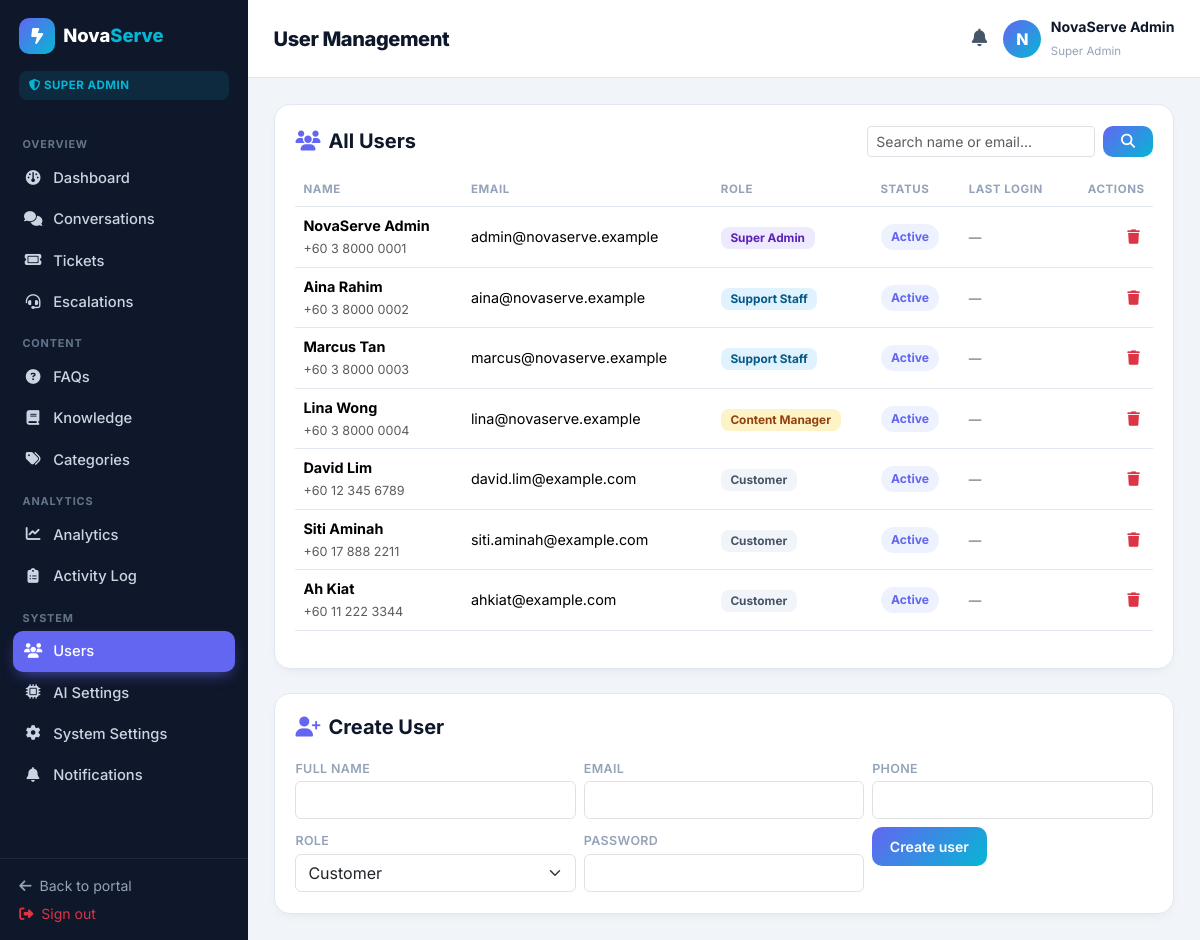
The page /admin/users.php (signed in) on the database its author committed.
### tables this page shows
CREATE TABLE users (
  id            INT UNSIGNED AUTO_INCREMENT PRIMARY KEY,
  role          ENUM('super_admin','staff','content_mgr','customer') NOT NULL DEFAULT 'customer',
  name          VARCHAR(120) NOT NULL,
  email         VARCHAR(160) NOT NULL UNIQUE,
  phone         VARCHAR(40)  NULL,
  password      VARCHAR(255) NOT NULL,
  status        ENUM('active','disabled','pending') NOT NULL DEFAULT 'active',
  last_login_at DATETIME NULL,
  created_at    DATETIME NOT NULL DEFAULT CURRENT_TIMESTAMP,
  updated_at    DATETIME NOT NULL DEFAULT CURRENT_TIMESTAMP ON UPDATE CURRENT_TIMESTAMP,
  INDEX idx_users_role (role),
  INDEX idx_users_status (status)
);

### includes/bootstrap.php (called while the page is built, shortened)
<?php
require_once __DIR__ . '/../config/db.php';
function app_base(): string
{
    if (defined('APP_URL') && APP_URL !== '') {
        return APP_URL;
    }
    $script = str_replace('\\', '/', dirname($_SERVER['SCRIPT_NAME'] ?? '/'));
    return rtrim($script, '/');
}

### includes/helpers.php (called while the page is built, shortened)
<?php
require_once __DIR__ . '/bootstrap.php';
function e(?string $value): string
{
    return htmlspecialchars((string) $value, ENT_QUOTES | ENT_SUBSTITUTE, 'UTF-8');
}
function url(string $path = ''): string
{
    $base = rtrim(app_base(), '/');
    return $base . '/' . $path;
}

### config/db.php (called while the page is built, shortened)
<?php
function db(): PDO
{
    static $pdo = null;
    if ($pdo instanceof PDO) {
        return $pdo;
    }
    $cfgFile = __DIR__ . '/install_config.php';
    if (is_file($cfgFile)) {
        $cfg = require $cfgFile;
        $host = $cfg['db_host'] ?? DB_HOST;
        $port = $cfg['db_port'] ?? DB_PORT;
        $name = $cfg['db_name'] ?? DB_NAME;
        $user = $cfg['db_user'] ?? DB_USER;
        $pass = $cfg['db_pass'] ?? DB_PASS;
    } else {
        $host = DB_HOST;
        $port = DB_PORT;
        $name = DB_NAME;
        $user = DB_USER;
        $pass = DB_PASS;
    }
    $dsn = "mysql:host={$host};port={$port};dbname={$name};charset=utf8mb4";
    try {
        $pdo = new PDO($dsn, $user, $pass, [
            PDO::ATTR_ERRMODE            => PDO::ERRMODE_EXCEPTION,
            PDO::ATTR_DEFAULT_FETCH_MODE => PDO::FETCH_ASSOC,
            PDO::ATTR_EMULATE_PREPARES   => false,
        ]);
    } catch (PDOException $e) {
        error_log('DB connection failed: ' . $e->getMessage());
        http_response_code(500);
        if (APP_DEBUG) {
            exit('Database connection failed: ' . htmlspecialchars($e->getMessage()));
        }
        exit('Something went wrong. Please try again later.');
    }
    return $pdo;
}

### includes/auth.php (called while the page is built, shortened)
<?php
require_once __DIR__ . '/helpers.php';
function role_label(string $role): string
{
    return match ($role) {
        'super_admin' => 'Super Admin',
        'staff'       => 'Support Staff',
        'content_mgr' => 'Content Manager',
        default       => 'Customer',
    };
}
function current_user(): ?array
{
    static $cached = null;
    if ($cached !== null) {
        return $cached['id'] == $_SESSION['user_id'] ? $cached['row'] : null;
    }
    try {
        $stmt = db()->prepare('SELECT * FROM users WHERE id = :id AND status = "active" LIMIT 1');
        $stmt->execute([':id' => $_SESSION['user_id']]);
        $row = $stmt->fetch() ?: null;
    } catch (Throwable $e) {
        $row = null;
    }
    $cached = ['id' => $_SESSION['user_id'], 'row' => $row];
    return $row;
}
function require_role(string ...$roles): void
{
    $u = current_user();
}

### admin/users.php (the view, shortened to what this page needs)
<?php
require_once __DIR__ . '/../includes/auth.php';
require_role('super_admin');
$pageTitle = 'User Management';
$pdo = db();
$q = trim($_GET['q'] ?? '');
$sql = 'SELECT * FROM users';
$w = []; $p = [];
$sql .= ' ORDER BY created_at DESC LIMIT 200';
$stmt = $pdo->prepare($sql); $stmt->execute($p);
$users = $stmt->fetchAll();
require __DIR__ . '/../includes/admin_header.php';
?>
<div class="ns-admin-row">
  <div class="ns-card flex-fill">
    <div class="ns-card-head d-flex justify-content-between align-items-center">
      <h5><i class="fa-solid fa-users me-2"></i>All Users</h5>
      <form method="get" class="d-flex gap-2">
        <input type="search" name="q" class="form-control form-control-sm" placeholder="Search name or email…" value="<?= e($q) ?>">
        <button class="btn btn-sm ns-btn-cta" type="submit"><i class="fa-solid fa-magnifying-glass"></i></button>
      </form>
    </div>
    <div class="table-responsive">
      <table class="table ns-admin-table">
        <thead><tr><th>Name</th><th>Email</th><th>Role</th><th>Status</th><th>Last Login</th><th class="text-end">Actions</th></tr></thead>
        <tbody>
          <?php foreach ($users as $usr): ?>
          <tr>
            <td><strong><?= e($usr['name']) ?></strong><br><small class="text-muted"><?= e($usr['phone'] ?: '—') ?></small></td>
            <td><?= e($usr['email']) ?></td>
            <td><span class="ns-role-badge ns-role-<?= e($usr['role']) ?>"><?= e(role_label($usr['role'])) ?></span></td>
            <td><span class="ns-status-badge"><?= e($usr['status']) ?></span></td>
            <td><small class="text-muted"><?= $usr['last_login_at'] ? fmt_date($usr['last_login_at']) : '—' ?></small></td>
            <td class="text-end">
              <a class="ns-admin-act" href="?delete=<?= $usr['id'] ?>" onclick="return confirm('Delete this user? This cannot be undone.')"><i class="fa-solid fa-trash text-danger"></i></a>
            </td>
          </tr>
          <?php endforeach; ?>
        </tbody>
      </table>
    </div>
  </div>
</div>
<div class="ns-card mt-4">
  <div class="ns-card-head"><h5><i class="fa-solid fa-user-plus me-2"></i>Create User</h5></div>
  <form method="post" class="row g-2">
    <div class="col-md-4"><label class="form-label small">Full name</label><input name="name" class="form-control" required></div>
    <div class="col-md-4"><label class="form-label small">Email</label><input type="email" name="email" class="form-control" required></div>
    <div class="col-md-4"><label class="form-label small">Phone</label><input name="phone" class="form-control"></div>
    <div class="col-md-4"><label class="form-label small">Role</label>
      <select name="role" class="form-select"><option value="customer">Customer</option></select></div>
    <div class="col-md-4"><label class="form-label small">Password</label><input type="password" name="password" class="form-control" required minlength="8"></div>
    <div class="col-md-4"><button class="ns-btn-cta" type="submit">Create user</button></div>
  </form>
</div>
<?php require __DIR__ . '/../includes/admin_footer.php'; ?>

### includes/admin_header.php (shortened to what this page needs)
<?php
require_once __DIR__ . '/auth.php';
$u = current_user();
$pageTitle = $pageTitle ?? 'Dashboard';
$active = basename($_SERVER['SCRIPT_NAME']);
$nav = [
    'Overview' => [
        ['index.php','Dashboard','fa-gauge'],
        ['conversations.php','Conversations','fa-comments'],
        ['tickets.php','Tickets','fa-ticket'],
        ['escalations.php','Escalations','fa-headset'],
    ],
    'Content' => [
        ['faqs.php','FAQs','fa-circle-question'],
        ['knowledge.php','Knowledge','fa-book'],
        ['categories.php','Categories','fa-tags'],
    ],
    'Analytics' => [
        ['analytics.php','Analytics','fa-chart-line'],
        ['logs.php','Activity Log','fa-clipboard-list'],
    ],
];
if (in_array($u['role'], ['super_admin'], true)) {
    $nav['System'] = [
        ['users.php','Users','fa-users'],
        ['ai_settings.php','AI Settings','fa-microchip'],
        ['settings.php','System Settings','fa-gear'],
        ['notifications.php','Notifications','fa-bell'],
    ];
}
if (in_array($u['role'], ['content_mgr','super_admin'], true)) {
    $nav['Content'] = array_merge($nav['Content'], []);
}
?>
<!doctype html>
<html lang="en"><head>
<link href="https://cdn.jsdelivr.net/npm/bootstrap@5.3.3/dist/css/bootstrap.min.css" rel="stylesheet">
<link href="https://cdnjs.cloudflare.com/ajax/libs/font-awesome/6.5.1/css/all.min.css" rel="stylesheet">
<link href="<?= url('assets/css/admin.css') ?>" rel="stylesheet">
</head>
<body class="ns-admin">
<div class="ns-admin-shell">
  <aside class="ns-admin-side">
    <div class="ns-admin-brand">
      <span class="ns-brand-mark"><i class="fa-solid fa-bolt-lightning"></i></span>
      <span class="ns-brand-text">Nova<span>Serve</span></span>
    </div>
    <div class="ns-admin-role-badge"><i class="fa-solid fa-shield-halved"></i> <?= e(role_label($u['role'])) ?></div>
    <nav class="ns-admin-nav">
      <?php foreach ($nav as $group => $items): ?>
        <div class="ns-nav-group"><?= e($group) ?></div>
        <?php foreach ($items as $item):
          [$file, $label, $ico] = $item;
          $isActive = ($active === $file) || ($file === 'index.php' && $active === 'admin.php');
        ?>
        <a class="ns-admin-link <?= $isActive ? 'is-active' : '' ?>" href="<?= url('admin/' . $file) ?>">
          <i class="fa-solid <?= e($ico) ?>"></i> <?= e($label) ?>
        </a>
        <?php endforeach; ?>
      <?php endforeach; ?>
    </nav>
    <div class="ns-admin-side-foot">
      <a href="<?= url('index.php') ?>"><i class="fa-solid fa-arrow-left me-1"></i> Back to portal</a>
      <a href="<?= url('logout.php') ?>" class="text-danger"><i class="fa-solid fa-right-from-bracket me-1"></i> Sign out</a>
    </div>
  </aside>
  <main class="ns-admin-main">
    <header class="ns-admin-topbar">
      <div class="d-flex align-items-center gap-3">
        <h1 class="ns-admin-title mb-0"><?= e($pageTitle) ?></h1>
      </div>
      <div class="d-flex align-items-center gap-3">
        <a class="ns-admin-bell" href="<?= url('admin/notifications.php') ?>" title="Notifications">
          <i class="fa-solid fa-bell"></i>
        </a>
        <div class="ns-admin-user">
          <span class="ns-avatar"><?= e(ucwords(explode(' ', $u['name'])[0])[0]) ?></span>
          <div class="ns-admin-user-meta"><strong><?= e($u['name']) ?></strong><small><?= e(role_label($u['role'])) ?></small></div>
        </div>
      </div>
    </header>
    <div class="ns-admin-content">

### rows shown on the page
users: role "SUPER ADMIN", name "N", name "NovaServe Admin", role "Super Admin", phone "+60 3 8000 0001", email "admin@novaserve.example", status "Active"
users: name "Aina Rahim", phone "+60 3 8000 0002", email "aina@novaserve.example", role "Support Staff", status "Active"
users: name "Marcus Tan", phone "+60 3 8000 0003", email "marcus@novaserve.example", role "Support Staff", status "Active"
users: name "Lina Wong", phone "+60 3 8000 0004", email "lina@novaserve.example", role "Content Manager", status "Active"
users: name "David Lim", phone "+60 12 345 6789", email "david.lim@example.com", role "Customer", status "Active"
users: name "Siti Aminah", phone "+60 17 888 2211", email "siti.aminah@example.com", role "Customer", status "Active"
users: name "Ah Kiat", phone "+60 11 222 3344", email "ahkiat@example.com", role "Customer", status "Active"

### other values the page prints
$group "OVERVIEW"
$label "Dashboard"
$label "Conversations"
$label "Tickets"
$label "Escalations"
$group "CONTENT"
$label "FAQs"
$label "Knowledge"
$label "Categories"
$group "ANALYTICS"
$label "Analytics"
$label "Activity Log"
$group "SYSTEM"
$label "Users"
$label "AI Settings"
